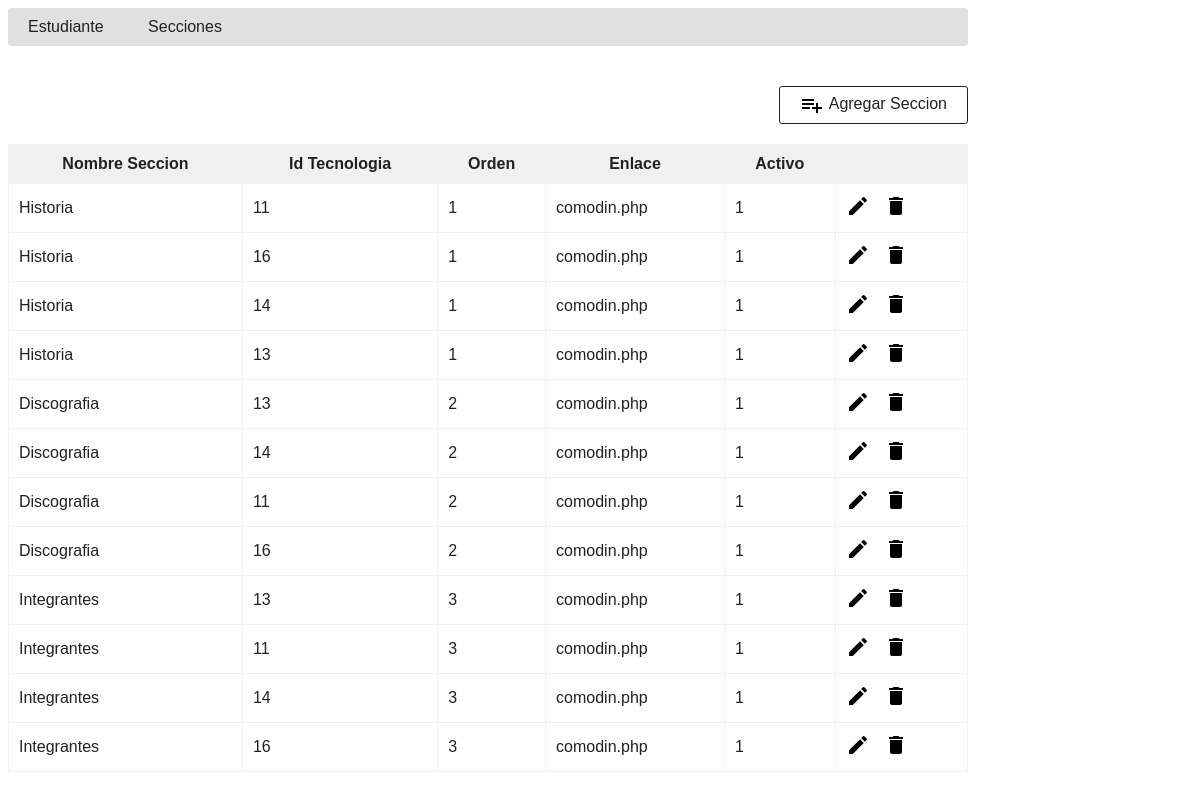
Page /cms/tmp/index.php?action=seccion on the earlier database version.
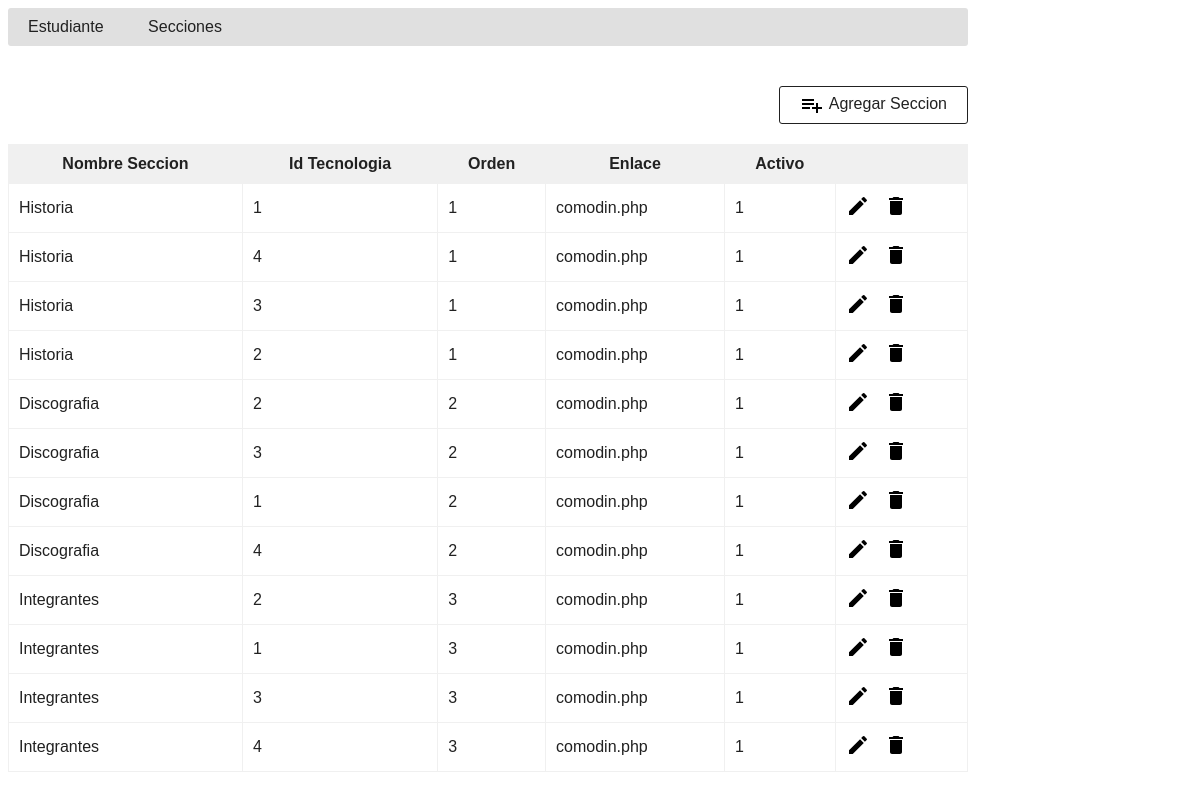
Same page on the later database version.
### tables this page shows
CREATE TABLE `secciones` (
  `id_seccion` int NOT NULL,
  `nombre` varchar(30) NOT NULL,
  `orden` int NOT NULL,
  `id_tecnologia` int NOT NULL,
  `enlace` varchar(40) DEFAULT NULL,
  `Activo` int NOT NULL,
  `enlace_cms` varchar(100) DEFAULT NULL
);

### clases/conexion.php (called while the page is built, shortened)
<?php
class Conexion extends mysqli{
 function __construct(){
     $this->enlace=mysqli_connect(DB_HOST,DB_USER,DB_PASS,DB_NAME);
 }
}

### clases/secciones.php (called while the page is built, shortened)
<?php
include_once("conexion.php");
class Seccion{
 static function listar(){
    $sql="select * from secciones order by orden";
	$objConn = new Conexion();
	$rs=$objConn->enlace->query($sql);
	$est=array();
	while($fila=mysqli_fetch_assoc($rs)){
	  $est[]=$fila;
	}return $est;
 }
 }

### cms/tmp/mainfile/seccion.php (the view, shortened to what this page needs)
<?php require_once "mainfile/header.php"; ?>
    <div style="text-align: right; margin: 20px 0px 10px;">
        <a id="btnAddAction" href="index.php?action=seccion-add"><img src="mainfile/image/icon-add.png" />Agregar Seccion</a>
    </div>
    <div id="toys-grid">
        <table cellpadding="10" cellspacing="1">
            <thead>
                <tr>
                    <th><strong>Nombre Seccion</strong></th>
                    <th><strong>Id Tecnologia</strong></th>
                    <th><strong>Orden</strong></th>
                    <th><strong>Enlace</strong></th>
                    <th><strong>Activo</strong></th>
                </tr>
            </thead>
            <tbody>
                    <?php
                    if (! empty($result)) {
                        foreach ($result as $k => $v) {
                            ?>
          <tr>
                    <td><?php echo $result[$k]["nombre"]; ?></td>
                    <td><?php echo $result[$k]["id_tecnologia"]; ?></td>
                    <td><?php echo $result[$k]["orden"]; ?></td>
                    <td><?php echo $result[$k]["enlace"]; ?></td>
                    <td><?php echo $result[$k]["Activo"]; ?></td>
                    <td><a class="btnEditAction"
                        href="index.php?action=seccion-edit&id=<?php echo $result[$k]["id_seccion"]; ?>">
                        <img src="mainfile/image/icon-edit.png" />
                        </a>
                        <a onclick="return confirm('Confirma Eliminar Registro?');" class="btnDeleteAction"
                        href="index.php?action=seccion-delete&id=<?php echo $result[$k]["id_seccion"]; ?>">
                        <img src="mainfile/image/icon-delete.png" />
                        </a>
                    </td>
                </tr>
                    <?php
                        }
                    }
                    ?>
        </table>
    </div>
</body>
</html>

Differences in the rows shown:
removed secciones: nombre "Historia", id_tecnologia "11", orden "1", enlace "comodin.php", Activo "1"
removed secciones: nombre "Historia", id_tecnologia "16", orden "1", enlace "comodin.php", Activo "1"
removed secciones: nombre "Historia", id_tecnologia "14", orden "1", enlace "comodin.php", Activo "1"
removed secciones: nombre "Historia", id_tecnologia "13", orden "1", enlace "comodin.php", Activo "1"
removed secciones: nombre "Discografia", id_tecnologia "13", orden "2", enlace "comodin.php", Activo "1"
removed secciones: nombre "Discografia", id_tecnologia "14", orden "2", enlace "comodin.php", Activo "1"
removed secciones: nombre "Discografia", id_tecnologia "11", orden "2", enlace "comodin.php", Activo "1"
removed secciones: nombre "Discografia", id_tecnologia "16", orden "2", enlace "comodin.php", Activo "1"
removed secciones: nombre "Integrantes", id_tecnologia "13", orden "3", enlace "comodin.php", Activo "1"
removed secciones: nombre "Integrantes", id_tecnologia "11", orden "3", enlace "comodin.php", Activo "1"
removed secciones: nombre "Integrantes", id_tecnologia "14", orden "3", enlace "comodin.php", Activo "1"
removed secciones: nombre "Integrantes", id_tecnologia "16", orden "3", enlace "comodin.php", Activo "1"
added secciones: nombre "Historia", id_tecnologia "1", orden "1", enlace "comodin.php", Activo "1"
added secciones: nombre "Historia", id_tecnologia "4", orden "1", enlace "comodin.php", Activo "1"
added secciones: nombre "Historia", id_tecnologia "3", orden "1", enlace "comodin.php", Activo "1"
added secciones: nombre "Historia", id_tecnologia "2", orden "1", enlace "comodin.php", Activo "1"
added secciones: nombre "Discografia", id_tecnologia "2", orden "2", enlace "comodin.php", Activo "1"
added secciones: nombre "Discografia", id_tecnologia "3", orden "2", enlace "comodin.php", Activo "1"
added secciones: nombre "Discografia", id_tecnologia "1", orden "2", enlace "comodin.php", Activo "1"
added secciones: nombre "Discografia", id_tecnologia "4", orden "2", enlace "comodin.php", Activo "1"
added secciones: nombre "Integrantes", id_tecnologia "2", orden "3", enlace "comodin.php", Activo "1"
added secciones: nombre "Integrantes", id_tecnologia "1", orden "3", enlace "comodin.php", Activo "1"
added secciones: nombre "Integrantes", id_tecnologia "3", orden "3", enlace "comodin.php", Activo "1"
added secciones: nombre "Integrantes", id_tecnologia "4", orden "3", enlace "comodin.php", Activo "1"
